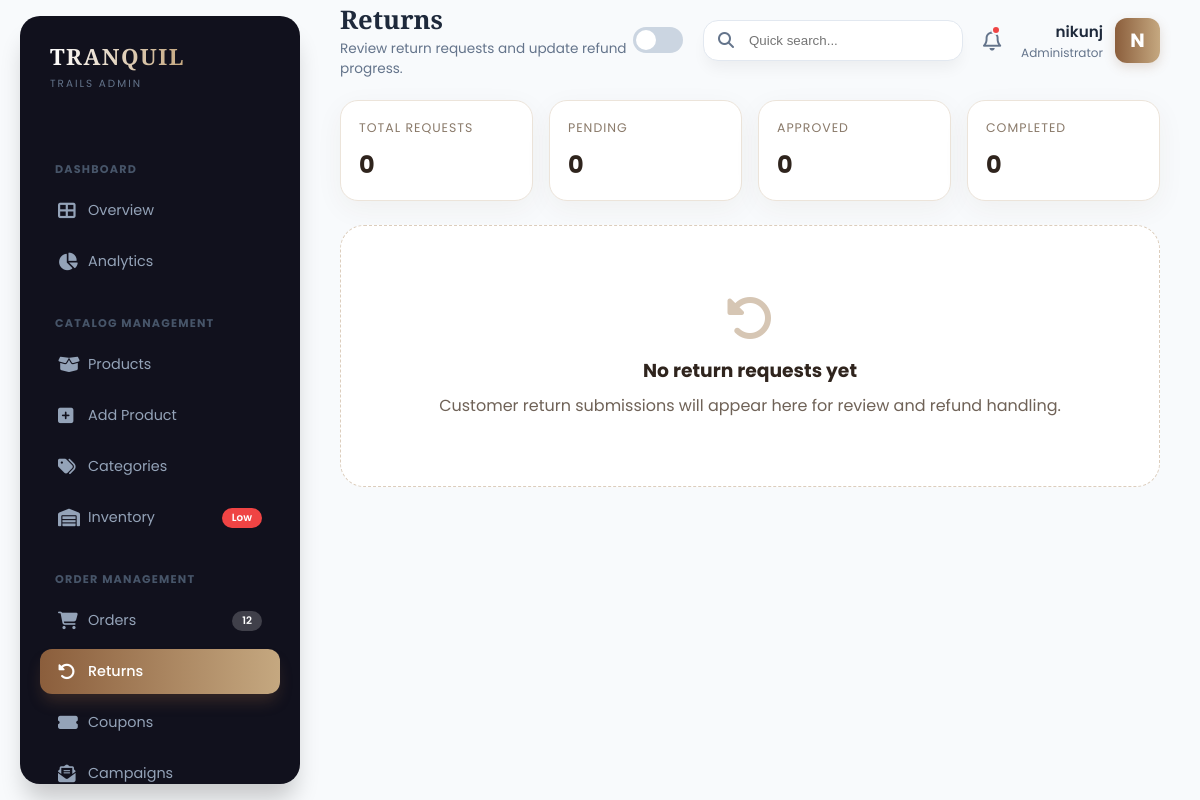
Page /admin-returns/ (signed in) on the earlier database version.
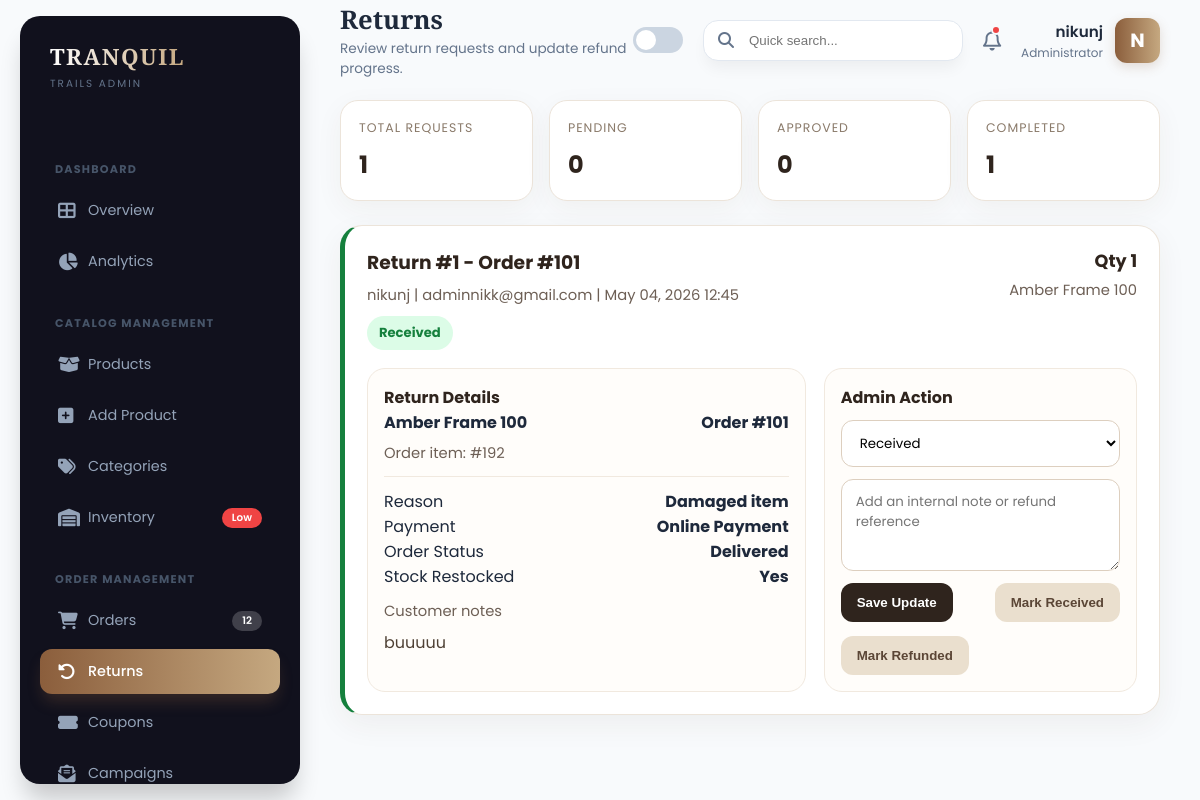
Same page on the later database version.
### core/models.py (models this page shows, shortened)
class ReturnRequest(models.Model):
    STATUS_CHOICES = (
        ('Pending', 'Pending'),
        ('Approved', 'Approved'),
        ('Received', 'Received'),
        ('Refunded', 'Refunded'),
        ('Rejected', 'Rejected'),
    )
    order = models.ForeignKey(Order, related_name='return_requests', on_delete=models.CASCADE)
    order_item = models.ForeignKey(OrderItem, related_name='return_requests', on_delete=models.SET_NULL, null=True, blank=True)
    customer = models.ForeignKey(Customer, on_delete=models.SET_NULL, null=True, blank=True)
    product = models.ForeignKey(Product, on_delete=models.SET_NULL, null=True, blank=True)
    quantity = models.PositiveIntegerField(default=1)
    reason = models.CharField(max_length=255)
    details = models.TextField(blank=True)
    status = models.CharField(max_length=20, choices=STATUS_CHOICES, default='Pending')
    admin_note = models.TextField(blank=True)
    restocked = models.BooleanField(default=False)
    processed_at = models.DateTimeField(null=True, blank=True)
    created_at = models.DateTimeField(auto_now_add=True)
    updated_at = models.DateTimeField(auto_now=True)

class Order(models.Model):
    PAYMENT_METHOD_CHOICES = (
        ('COD', 'Cash on Delivery'),
        ('ONLINE', 'Online Payment'),
    )
    STATUS_CHOICES = (
        ('Pending', 'Pending'),
        ('Processing', 'Processing'),
        ('Shipped', 'Shipped'),
        ('Delivered', 'Delivered'),
        ('Cancelled', 'Cancelled'),
    )
    customer = models.ForeignKey(Customer, on_delete=models.SET_NULL, null=True, blank=True)
    date_ordered = models.DateTimeField(auto_now_add=True)
    complete = models.BooleanField(default=False)
    transaction_id = models.CharField(max_length=100, null=True)
    status = models.CharField(max_length=20, choices=STATUS_CHOICES, default='Pending')
    payment_method = models.CharField(max_length=20, choices=PAYMENT_METHOD_CHOICES, default='COD')
    razorpay_order_id = models.CharField(max_length=120, blank=True, null=True)
    razorpay_payment_id = models.CharField(max_length=120, blank=True, null=True)

class Customer(models.Model):
    user = models.OneToOneField(User, on_delete=models.CASCADE, null=True, blank=True)
    full_name = models.CharField(max_length=200)
    email = models.EmailField(max_length=200)
    phone = models.CharField(max_length=20, blank=True)
    address = models.TextField(blank=True)
    profile_pic = models.ImageField(upload_to='profiles/', default='profiles/default.png', blank=True)

class Product(models.Model):
    category = models.ForeignKey(Category, related_name='products', on_delete=models.CASCADE)
    name = models.CharField(max_length=200)
    slug = models.SlugField(unique=True)
    image = models.ImageField(upload_to='products/')
    description = models.TextField(blank=True)
    price = models.DecimalField(max_digits=10, decimal_places=2)
    stock = models.PositiveIntegerField(default=0)
    available = models.BooleanField(default=True)
    created_at = models.DateTimeField(auto_now_add=True)
    updated_at = models.DateTimeField(auto_now=True)

class OrderItem(models.Model):
    product = models.ForeignKey(Product, on_delete=models.SET_NULL, null=True)
    order = models.ForeignKey(Order, on_delete=models.SET_NULL, null=True)
    quantity = models.IntegerField(default=0, null=True, blank=True)
    date_added = models.DateTimeField(auto_now_add=True)

### core/views.py (the view)
# urls.py: path('admin-returns/', views.admin_returns, name='admin_returns'),
@login_required(login_url='login')
@user_passes_test(admin_only, login_url='login')
def admin_returns(request):
    return_requests = (
        ReturnRequest.objects.select_related(
            'customer',
            'order',
            'order_item',
            'order_item__product',
            'product',
        )
        .order_by('-created_at')
    )
    return render(request, 'admin/returns.html', {
        'return_requests': return_requests,
        'return_count': return_requests.count(),
        'pending_count': return_requests.filter(status='Pending').count(),
        'approved_count': return_requests.filter(status='Approved').count(),
        'completed_count': return_requests.filter(status__in=['Received', 'Refunded']).count(),
        'status_choices': ReturnRequest.STATUS_CHOICES,
    })

### core/context_processors.py (called while the page is built)
def site_settings(request):
    settings_obj, _ = SiteSetting.objects.get_or_create(id=1)
    return {'site_settings': settings_obj}

### core/views.py (called while the page is built)
def admin_only(user):
    return user.is_authenticated and user.is_staff

### core/templates/admin/returns.html (shortened to what this page needs)
{% extends 'admin/base_admin.html' %}
{% load static %}
{% block page_title %}Returns{% endblock %}
{% block page_desc %}Review return requests and update refund progress.{% endblock %}
{% block content %}
<div class="returns-stats">
    <div class="stat-box">
        <span>Total Requests</span>
        <strong>{{ return_count }}</strong>
    </div>
    <div class="stat-box">
        <span>Pending</span>
        <strong>{{ pending_count }}</strong>
    </div>
    <div class="stat-box">
        <span>Approved</span>
        <strong>{{ approved_count }}</strong>
    </div>
    <div class="stat-box">
        <span>Completed</span>
        <strong>{{ completed_count }}</strong>
    </div>
</div>
<div class="returns-grid">
    {% for request in return_requests %}
    <article class="return-card status-{{ request.status|lower }}">
        <div class="return-head">
            <div>
                <h3 style="margin:0; color:#2f241d;">Return #{{ request.id }} - Order #{{ request.order.id }}</h3>
                <p class="return-meta" style="margin-bottom:0;">
                    {{ request.customer.full_name|default:"Guest Customer" }} | {{ request.customer.email|default:"No email available" }} | {{ request.created_at|date:"M d, Y H:i" }}
                </p>
                <span class="status-badge status-{{ request.status|lower }}-badge">{{ request.status }}</span>
            </div>
            <div style="text-align:right;">
                <strong style="font-size:1.1rem; color:#2f241d;">Qty {{ request.quantity }}</strong>
                <p class="return-meta" style="margin-top:6px;">{{ request.product.name|default:"Removed product" }}</p>
            </div>
        </div>
        <div class="return-layout">
            <div class="panel">
                <h4>Return Details</h4>
                <div class="item-row">
                    <div>
                        <strong>{{ request.product.name|default:"Removed product" }}</strong>
                        <p class="return-meta">Order item: #{{ request.order_item.id|default:"N/A" }}</p>
                    </div>
                    <strong>Order #{{ request.order.id }}</strong>
                </div>
                <div class="detail-row"><span>Reason</span><strong>{{ request.reason }}</strong></div>
                <div class="detail-row"><span>Payment</span><strong>{{ request.order.get_payment_method_display }}</strong></div>
                <div class="detail-row"><span>Order Status</span><strong>{{ request.order.status }}</strong></div>
                <div class="detail-row"><span>Stock Restocked</span><strong>{% if request.restocked %}Yes{% else %}No{% endif %}</strong></div>
                {% if request.details %}
                <div style="margin-top:12px;">
                    <span class="return-meta">Customer notes</span>
                    <p style="margin:8px 0 0; color:#4f4135;">{{ request.details }}</p>
                </div>
                {% endif %}
            </div>
            <div class="panel">
                <h4>Admin Action</h4>
                <form method="post" action="{% url 'admin_update_return_status' request.id %}" class="actions-form">
                    <select name="status" required>
                        {% for value, label in status_choices %}
                        <option value="{{ value }}" {% if request.status == value %}selected{% endif %}>{{ label }}</option>
                        {% endfor %}
                    </select>
                    <textarea name="admin_note" placeholder="Add an internal note or refund reference">{{ request.admin_note }}</textarea>
                    <div class="return-actions">
                        <button type="submit" class="btn-primary">Save Update</button>
                        <button type="submit" name="status" value="Received" class="btn-secondary">Mark Received</button>
                        <button type="submit" name="status" value="Refunded" class="btn-secondary">Mark Refunded</button>
                    </div>
                </form>
            </div>
        </div>
    </article>
    {% empty %}
    <div class="empty-state">
        <i class="fas fa-undo-alt" style="font-size: 3rem; color: #d6c6b4; margin-bottom: 14px;"></i>
        <h3 style="margin: 0 0 8px; color: #2f241d;">No return requests yet</h3>
        <p style="color:#6f6257;">Customer return submissions will appear here for review and refund handling.</p>
    </div>
    {% endfor %}
</div>
{% endblock %}

### core/templates/admin/base_admin.html (shortened to what this page needs)
{% load static %}
<!DOCTYPE html>
<html lang="en" data-theme="light"> <head>
    <link rel="stylesheet" href="https://cdnjs.cloudflare.com/ajax/libs/font-awesome/6.4.0/css/all.min.css">
</head>
<body>
    <aside class="sidebar" id="sidebar">
        <div class="logo-area">
            <div>
                <div class="logo-text">TRANQUIL</div>
                <div class="logo-sub">Trails Admin</div>
            </div>
        </div>
        <div class="nav-scroller">
            <div class="nav-category">Dashboard</div>
            <div class="nav-item">
                <a href="{% url 'admin_dashboard' %}" class="nav-link {% if request.resolver_match.url_name == 'admin_dashboard' %}active{% endif %}">
                    <i class="fas fa-th-large"></i> <span>Overview</span>
                </a>
            </div>
            <div class="nav-item">
                <a href="{% url 'admin_analytics' %}" class="nav-link {% if request.resolver_match.url_name == 'admin_analytics' %}active{% endif %}">
                    <i class="fas fa-chart-pie"></i> <span>Analytics</span>
                </a>
            </div>
            <div class="nav-category">Catalog Management</div>
            <div class="nav-item">
                <a href="{% url 'admin_products' %}" class="nav-link {% if request.resolver_match.url_name == 'admin_products' %}active{% endif %}">
                    <i class="fas fa-box-open"></i> <span>Products</span>
                </a>
            </div>
            <div class="nav-item">
                <a href="{% url 'admin_add_product' %}" class="nav-link {% if request.resolver_match.url_name == 'admin_add_product' %}active{% endif %}">
                    <i class="fas fa-plus-square"></i> <span>Add Product</span>
                </a>
            </div>
            <div class="nav-item">
                <a href="{% url 'admin_categories' %}" class="nav-link {% if request.resolver_match.url_name == 'admin_categories' %}active{% endif %}">
                    <i class="fas fa-tags"></i> <span>Categories</span>
                </a>
            </div>
            <div class="nav-item">
                <a href="{% url 'admin_inventory' %}" class="nav-link {% if request.resolver_match.url_name == 'admin_inventory' %}active{% endif %}">
                    <i class="fas fa-warehouse"></i> <span>Inventory</span>
                    <span class="badge bg-danger">Low</span>
                </a>
            </div>
            <div class="nav-category">Order Management</div>
            <div class="nav-item">
                <a href="{% url 'admin_orders' %}" class="nav-link {% if request.resolver_match.url_name == 'admin_orders' %}active{% endif %}">
                    <i class="fas fa-shopping-cart"></i> <span>Orders</span>
                    <span class="badge bg-accent">12</span>
                </a>
            </div>
            <div class="nav-item">
                <a href="{% url 'admin_returns' %}" class="nav-link {% if request.resolver_match.url_name == 'admin_returns' %}active{% endif %}">
                    <i class="fas fa-undo-alt"></i> <span>Returns</span>
                </a>
            </div>
             <div class="nav-item">
                <a href="{% url 'admin_discounts' %}" class="nav-link {% if request.resolver_match.url_name == 'admin_discounts' %}active{% endif %}">
                    <i class="fas fa-ticket-alt"></i> <span>Coupons</span>
                </a>
            </div>
            <div class="nav-item">
                <a href="{% url 'admin_campaigns' %}" class="nav-link {% if request.resolver_match.url_name == 'admin_campaigns' %}active{% endif %}">
                    <i class="fas fa-envelope-open-text"></i> <span>Campaigns</span>
                </a>
            </div>
        </div>
    </aside>
    <div class="content-wrapper">
        <header class="top-header">
            <div class="header-left">
                <div class="page-title">
                    <h2>{% block page_title %}Dashboard{% endblock %}</h2>
                    <p>{% block page_desc %}Welcome back, Admin{% endblock %}</p>
                </div>
            </div>
            <div class="header-right">
                <div class="theme-switch-wrapper">
                    <label class="theme-switch" for="checkbox">
                        <div class="slider round">
                            <i class="fas fa-sun"></i>
                        </div>
                    </label>
                </div>
                <div class="search-box">
                    <i class="fas fa-search"></i>
                    <input type="text" placeholder="Quick search...">
                </div>
                <div class="notif-btn">
                    <i class="far fa-bell"></i>
                    <div class="notif-dot"></div>
                </div>
                <div class="user-profile">
                    <div class="user-info">
                        <span class="name">{{ user.first_name|default:user.username }}</span>
                        <span class="role">Administrator</span>
                    </div>
                    <div class="user-avatar">
                        {{ user.username|slice:":1"|upper }}
                    </div>
                </div>
            </div>
        </header>
        <div class="content-body">
            {% block content %}{% endblock %}
        </div>
    </div>
</body>
</html>

### core/templates/admin/returns.html (style rules this page uses)
.returns-stats { display: grid; grid-template-columns: repeat(auto-fit, minmax(180px, 1fr)); gap: 16px; margin-bottom: 24px; }
.stat-box { background: #fff; border: 1px solid #ece4da; border-radius: 18px; padding: 18px; box-shadow: 0 8px 28px rgba(76, 53, 28, 0.05); }
.stat-box span { display: block; color: #8a7a6a; font-size: 0.78rem; text-transform: uppercase; letter-spacing: 0.08em; margin-bottom: 10px; }
.stat-box strong { color: #2f241d; font-size: 1.5rem; }
.returns-grid { display: grid; gap: 18px; }
.return-card { background: #fff; border: 1px solid #ece4da; border-left: 5px solid #c8b39d; border-radius: 22px; padding: 22px; box-shadow: 0 10px 30px rgba(76, 53, 28, 0.06); }
.return-card.status-received { border-left-color: #15803d; }
.return-head, .return-meta, .return-actions { display: flex; justify-content: space-between; gap: 14px; flex-wrap: wrap; }
.return-meta { margin-top: 8px; color: #6d5f55; font-size: 0.92rem; }
.status-badge { display: inline-block; margin-top: 10px; padding: 7px 12px; border-radius: 999px; font-size: 0.82rem; font-weight: 700; }
.status-received-badge { background: #dcfce7; color: #15803d; }
.return-layout { display: grid; grid-template-columns: 1.4fr 1fr; gap: 18px; margin-top: 18px; }
.panel { border: 1px solid #f1e9df; border-radius: 18px; padding: 16px; background: #fffdfa; }
.panel h4 { margin-top: 0; color: #2f241d; }
.item-row, .detail-row { display: flex; justify-content: space-between; gap: 12px; flex-wrap: wrap; }
.item-row { border-bottom: 1px solid #f1e9df; padding-bottom: 12px; margin-bottom: 12px; }
.actions-form { display: grid; gap: 12px; margin-top: 10px; }
.actions-form select, .actions-form textarea { width: 100%; padding: 12px 14px; border-radius: 12px; border: 1px solid #ddcfbf; background: #fff; font-family: inherit; }
.actions-form textarea { min-height: 92px; resize: vertical; }
.btn-primary, .btn-secondary { border: 0; border-radius: 12px; padding: 12px 16px; font-weight: 700; cursor: pointer; }
.btn-primary { background: #2f241d; color: #fff; }
.btn-secondary { background: #eadfce; color: #5b4636; }

Differences in the rows shown:
added ReturnRequest: id "1", order.id "101", customer.full_name "nikunj", customer.email "adminnikk@gmail.com", created_at "May 04, 2026 12:45", status "Received", quantity "1", product.name "Amber Frame 100", order_item.id "192", reason "Damaged item", order.payment_method "Online Payment", order.status "Delivered", restocked "Yes", details "buuuuu"
Other differences:
{{ return_count }}: "0" → "1"
{{ completed_count }}: "0" → "1"
text no longer shown: "No return requests yet Customer return submissions will appear here for review and refund handling."
